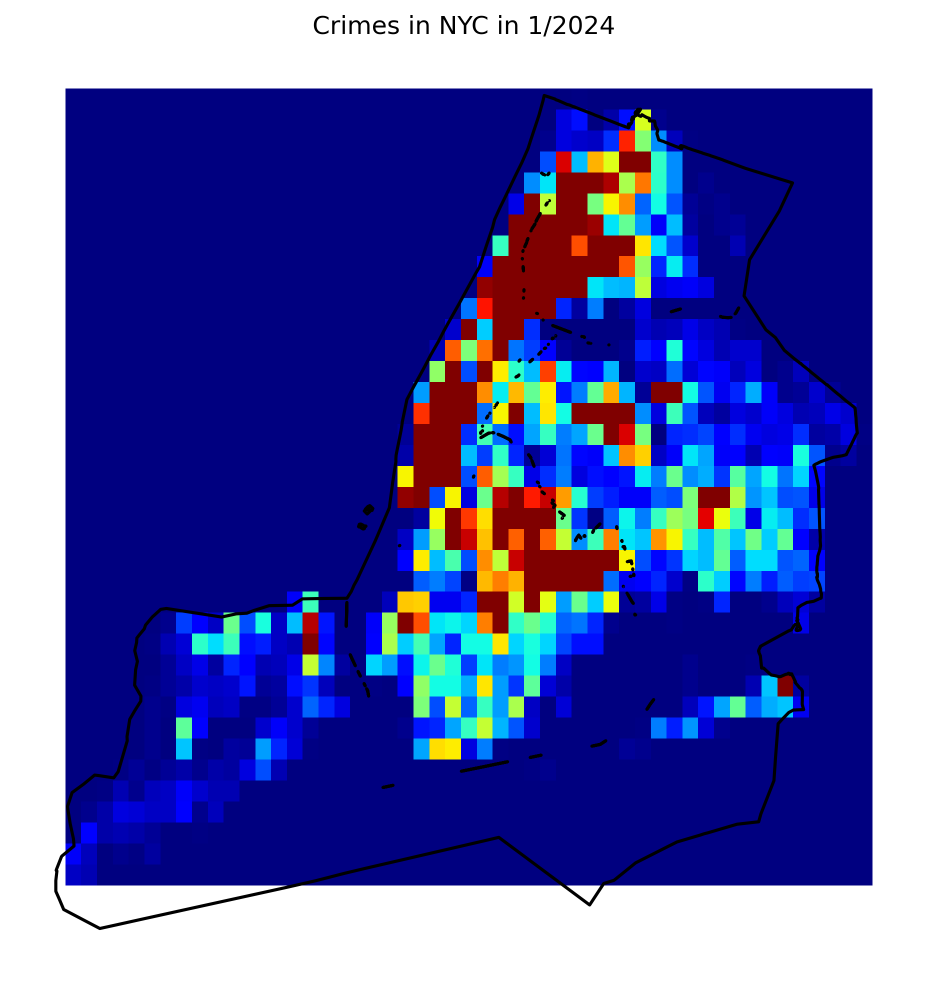
#> input picture visualisation/data/visualisation/frame_1.png, 1856 x 1971 px (shown at 1/2 size); its folder holds 4 pictures in this run
$ jupyter execute --allow-errors Data_visualisation.ipynb
#> lines starting #> are read from the running program, lines starting #| are printed output that depends on the picture
[cell 1]
import pandas as pd
import geopandas as gpd
import shapely
import numpy as np
import matplotlib.pyplot as plt

# OPTION 1: Load from pre-extracted file (recommended for low memory systems)
# First run: python extract_recent_data.py
# Then uncomment this section and comment out Option 2

# print('Loading pre-extracted data...')
# crime_df = pd.read_csv('../data/NYPD_data_2020plus.csv', parse_dates=['CMPLNT_FR_DT'])
# crime_df = crime_df.rename(columns={
#     'CMPLNT_NUM': 'ID',
#     'CMPLNT_FR_DT': 'Date',
#     'OFNS_DESC': 'Primary Type',
#     'X_COORD_CD': 'x',
#     'Y_COORD_CD': 'y'
# })
# crime_df['Year'] = crime_df['Date'].dt.year
# crime_df['Month'] = crime_df['Date'].dt.month
# crime_df['Date'] = crime_df['Date'].dt.date
# print(f"Loaded {len(crime_df):,} records from {crime_df['Date'].min()} to {crime_df['Date'].max()}")

# OPTION 2: Load directly from large file (may cause memory errors)
print('Loading NYPD crime data directly (this may take a few minutes)...')

cols_to_use = ['CMPLNT_NUM', 'CMPLNT_FR_DT', 'OFNS_DESC', 'X_COORD_CD', 'Y_COORD_CD', 'Latitude', 'Longitude']
chunk_size = 50000
chunks = []
total_processed = 0
total_kept = 0

#> (the rest of this cell did not finish here and is left out)

[cell 2]
# [55 lines left out: function plot_crime_data, not called in this run]

[cell 3]
# Generate monthly visualizations
year = 2024  # Adjust as needed
#> (the rest of this cell did not finish here and is left out)

[cell 4]
import imageio
from PIL import Image

images = []
for filename in [f'frame_{frame_i}.png' for frame_i in range(1,13)]:
    try:
        img = imageio.imread('data/visualisation/' + filename)
#> img is the input picture: shape (1971, 1856, 4); mean R, G, B, A 88, 94.2, 171.3, 255
        images.append(img)
    except FileNotFoundError:
        print(f"Skipping {filename} - file not found")

if images:
    # Resize all images to the same dimensions (use the first image's size)
    target_shape = images[0].shape
#> target_shape = (1971, 1856, 4)
    resized_images = []

    for img in images:
        if img.shape != target_shape:
            # Convert to PIL Image, resize, and convert back to numpy array
            pil_img = Image.fromarray(img)
            pil_img = pil_img.resize((target_shape[1], target_shape[0]), Image.Resampling.LANCZOS)
            resized_images.append(np.array(pil_img))
        else:
            resized_images.append(img)
#> this loop made 4 passes
#> pass 2, `pil_img = Image.fromarray(img)`:
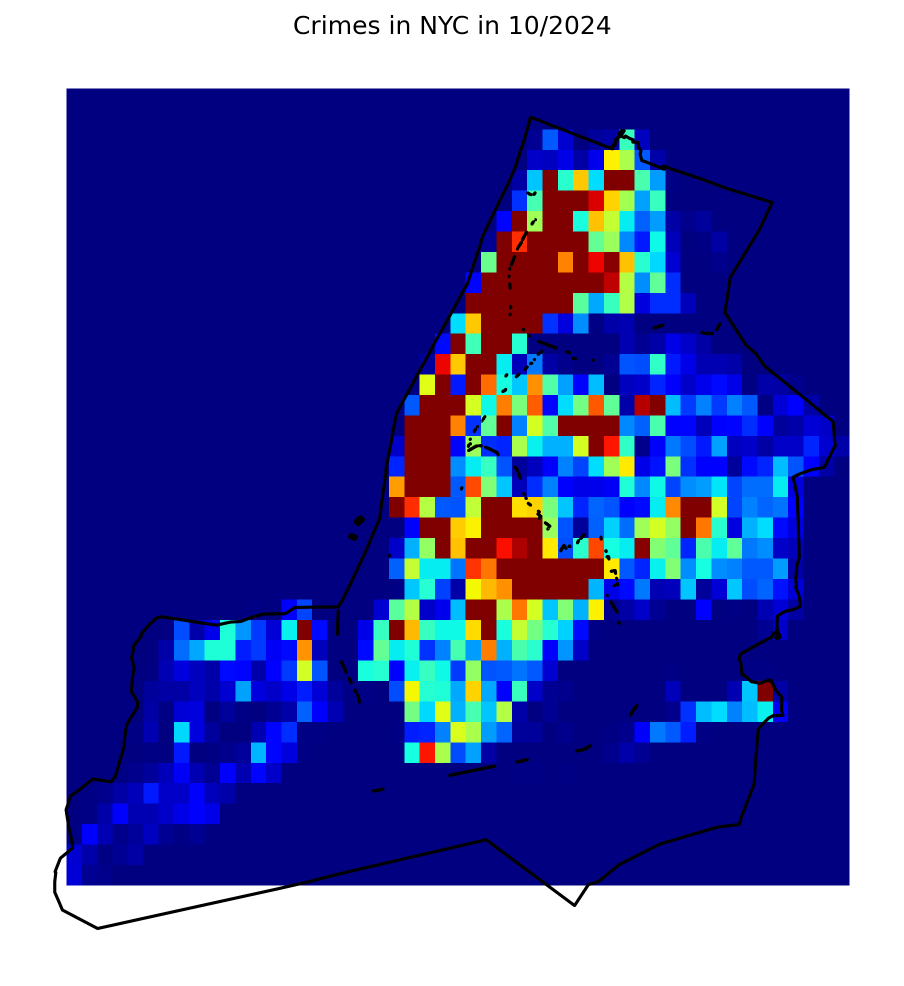
#> pil_img: PIL image 1808x1971 RGBA (shown at 1/2 size); mean R, G, B, A 88.4, 95.2, 171.3, 255
#> pass 3, `pil_img = Image.fromarray(img)`:
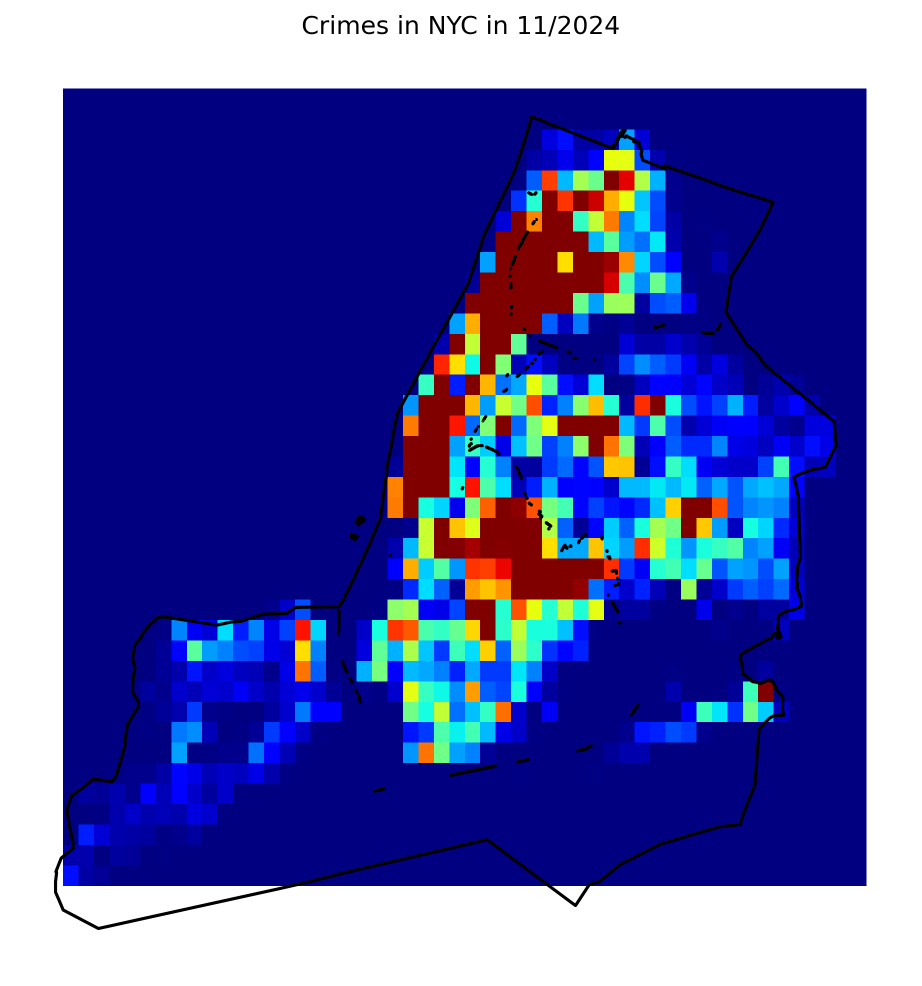
#> pil_img: PIL image 1843x1971 RGBA (shown at 1/2 size); mean R, G, B, A 87, 93, 170.4, 255

    imageio.mimsave('data/crime_nyc.gif', resized_images, 'GIF', fps=2)
    print("GIF created successfully")
